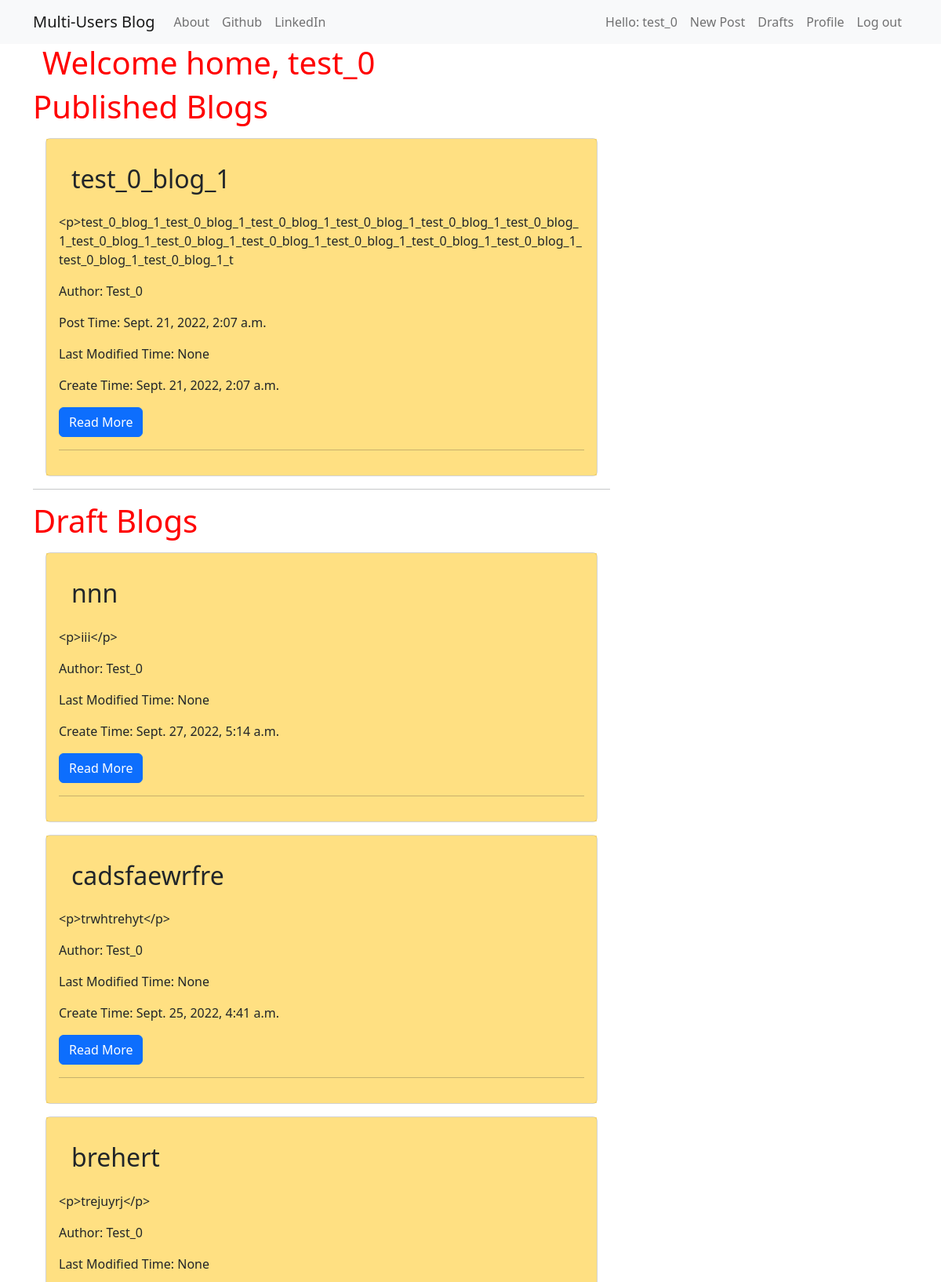
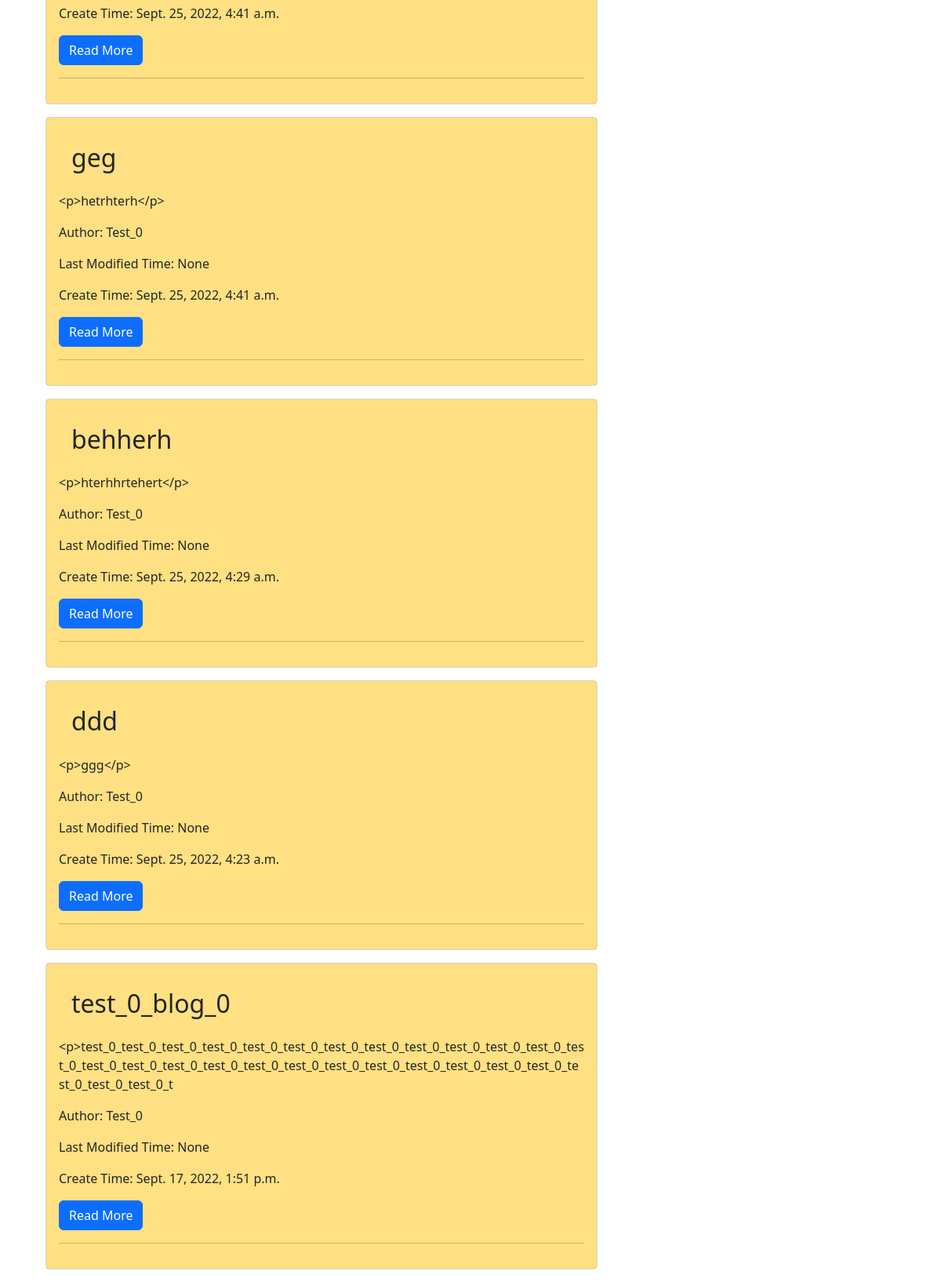
Page /accounts/3/ (signed in) on the committed database (2 pictures, top to bottom).
### Blog/models.py (models this page shows, shortened)
class BlogContext(models.Model):
    publisher = models.ForeignKey('auth.User', on_delete=models.CASCADE)  # 外键连接superuser
    title = models.CharField(max_length=256)
    tag = models.CharField(max_length=256)
    content = models.TextField()
    create_time = models.DateTimeField(default=timezone.now)  # 创建时间
    publish_time = models.DateTimeField(blank=True, null=True)  # 发布时间
    modify_time = models.DateTimeField(blank=True, null=True)  # 修改时间
    approve_comments = models.BooleanField(default=True)  # 是否允许评论

### Blog/views.py (the view)
# urls.py: path('accounts/<int:pk>/', views.user_profile, name='user_profile'),
@login_required
def user_profile(request, pk):
    user = get_object_or_404(User, pk=pk)
    published_blogs = BlogContext.objects.filter(publisher__exact=pk, publish_time__isnull=False).order_by('-create_time')
    created_blogs = BlogContext.objects.filter(publisher__exact=pk, publish_time__isnull=True).order_by('-create_time')
    return render(request, 'blog/profile.html', {'user': user, 'published_blogs': published_blogs, 'created_blogs': created_blogs})

### Blog/templates/blog/profile.html
{% extends "blog/base.html" %}
{% block profile_block %}
    <div class="container">
        <div class="jumbotron">
            {% if user.is_authenticated %}
                <h1>Welcome home, {{ user.username }}</h1>
            {% else %}
                <h1>There may be some mistakes!</h1>
            {% endif %}
        </div>
    </div>
    <h1>Published Blogs</h1>
    {% for blog in published_blogs %}
    <div class="card m-3 ">
        <div class="card-body bg-warning" style="--bs-bg-opacity: .5;">
            <h2 class="card-body">{{blog.title}}</h2>
            <p class="card-text">{{blog.content | slice:"200"}}</p>
            <p class="card-text">Author: {{blog.publisher | title}}</p>
            <p class="card-text">Post Time: {{blog.publish_time}}</p>
            <p class="card-text">Last Modified Time: {{blog.modify_time}}</p>
            <p class="card-text">Create Time: {{blog.create_time}}</p>
            <a class="btn btn-primary" href="{% url 'blog_content' pk=blog.pk %}">Read More</a>
            <hr>
        </div>
    </div>
    {% endfor %}
    <hr>
    <h1>Draft Blogs</h1>
    {% for blog in created_blogs %}
    <div class="card m-3 ">
        <div class="card-body bg-warning" style="--bs-bg-opacity: .5;">
            <h2 class="card-body">{{blog.title}}</h2>
            <p class="card-text">{{blog.content | slice:"200"}}</p>
            <p class="card-text">Author: {{blog.publisher | title}}</p>
            <p class="card-text">Last Modified Time: {{blog.modify_time}}</p>
            <p class="card-text">Create Time: {{blog.create_time}}</p>
            <a class="btn btn-primary" href="{% url 'blog_content' pk=blog.pk %}">Read More</a>
            <hr>
        </div>
    </div>
    {% endfor %}
{% endblock %}

### Blog/templates/blog/base.html (shortened to what this page needs)
<!DOCTYPE html>
<html lang="en">
<head>
    <link href="https://cdn.jsdelivr.net/npm/bootstrap@5.2.1/dist/css/bootstrap.min.css" rel="stylesheet">
    <link rel="stylesheet" href="//cdn.jsdelivr.net/medium-editor/latest/css/medium-editor.min.css" type="text/css" media="screen" charset="utf-8">
    {% load static %}
    <link rel="stylesheet" href="{% static 'css/blog.css' %}">
</head>
    <body class='loader'>
        <nav class="navbar navbar-expand-lg bg-light techfont">
            <div class="container">
                <div class="navbar-nav align-items-center">
                    <a class="navbar-brand bigbrand" href="{% url 'home_page' %}">Multi-Users Blog</a>
                    <a class="nav-item nav-link" href="{% url 'blog_about' %}">About</a>
                    <a class="nav-item nav-link" href="https://www.github.com">Github</a>
                    <a class="nav-item nav-link" href="https://www.linkedin.com">LinkedIn</a>
                </div>
                <div class="navbar-nav align-items-center ml-auto">
                    {% if user.is_authenticated %}
                        <a class="nav-item nav-link" href="{% url 'user_profile' pk=user.pk %}">Hello: {{ user.username }}</a>
                        <a class="nav-item nav-link" href="{% url 'new_blog' %}">New Post</a>
                        <a class="nav-item nav-link" href="{% url 'draft_blog' %}">Drafts</a>
                        <a class="nav-item nav-link" href="{% url 'user_profile' pk=user.pk %}">Profile</a>
                        <a class="nav-item nav-link" href="{% url 'logout' %}">Log out</a>
                    {% endif %}
                </div>
            </div>
        </nav>
        <div class="content container">
            <div class="row">
                <div class="col-md-8">
                    <div class="blog_posts">
                        {% block profile_block %}
                        {% endblock %}
                    </div>
                </div>
            </div>
        </div>
    </body>
</html>

### Blog/static/css/blog.css (style rules this page uses)
h1 { color: red; }

### rows in the picture
BlogContext: title "test_0_blog_1", content "<p>test_0_blog_1_test_0_blog_1_test_0_blog_1_test_0_blog_1_test_0_blog_1_test_0_blog_1_test_0_blog_1_test_0_blog_1_test_0_blog_1_test_0_blog_1_test_0_blog_1_test_0_blog_1_test_0_blog_1_test_0_blog_1_t", publisher "Test_0", publish_time "Sept. 21, 2022, 2:07 a.m.", modify_time "None", create_time "Sept. 21, 2022, 2:07 a.m."
BlogContext: title "nnn", content "<p>iii</p>", publisher "Test_0", modify_time "None", create_time "Sept. 27, 2022, 5:14 a.m."
BlogContext: title "cadsfaewrfre", content "<p>trwhtrehyt</p>", publisher "Test_0", modify_time "None", create_time "Sept. 25, 2022, 4:41 a.m."
BlogContext: title "brehert", content "<p>trejuyrj</p>", publisher "Test_0", modify_time "None", create_time "Sept. 25, 2022, 4:41 a.m."
BlogContext: title "geg", content "<p>hetrhterh</p>", publisher "Test_0", modify_time "None", create_time "Sept. 25, 2022, 4:41 a.m."
BlogContext: title "behherh", content "<p>hterhhrtehert</p>", publisher "Test_0", modify_time "None", create_time "Sept. 25, 2022, 4:29 a.m."
BlogContext: title "ddd", content "<p>ggg</p>", publisher "Test_0", modify_time "None", create_time "Sept. 25, 2022, 4:23 a.m."
BlogContext: title "test_0_blog_0", content "<p>test_0_test_0_test_0_test_0_test_0_test_0_test_0_test_0_test_0_test_0_test_0_test_0_test_0_test_0_test_0_test_0_test_0_test_0_test_0_test_0_test_0_test_0_test_0_test_0_test_0_test_0_test_0_test_0_t", publisher "Test_0", modify_time "None", create_time "Sept. 17, 2022, 1:51 p.m."

### other values in the picture
{{ user.username }} "test_0"
